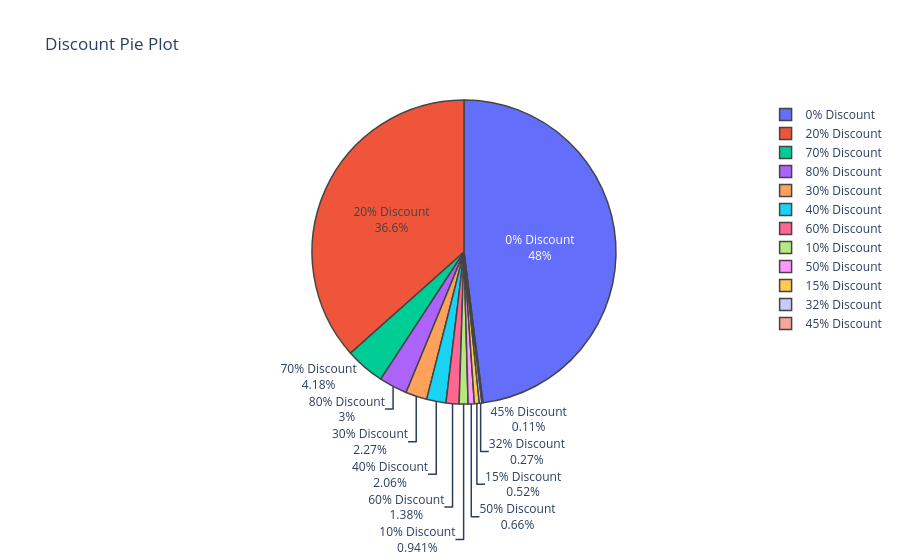

Write notebook code for a chart like this one.
### Markdown cell above
Discount Analysis

### Code cell
labels = [
    '0% Discount',
    '20% Discount',
    '70% Discount',
    '80% Discount',
    '30% Discount',
    '40% Discount',
    '60% Discount',
    '10% Discount',
    '50% Discount',
    '15% Discount',
    '32% Discount',
    '45% Discount'
]

trace_pie = go.Pie(
    labels=labels,
    values=df_notime['Discount'].value_counts(),
    textinfo='label+percent',
    hoverinfo='label+percent',
    marker=dict(
        line=dict(width=1.5)
    )
)

layout = go.Layout(
    title='Discount Pie Plot'
)

fig = go.Figure(data=[trace_pie], layout=layout)

fig.show()

### Figure 1 — Plotly figure (JSON) as saved in the notebook; plotly's stock layout.template omitted (floating-point values rounded to 4 significant figures)
{"data": [{"hoverinfo": "label+percent", "labels": ["0% Discount", "20% Discount", "70% Discount", "80% Discount", "30% Discount", "40% Discount", "60% Discount", "10% Discount", "50% Discount", "15% Discount", "32% Discount", "45% Discount"], "marker": {"line": {"width": 1.5}}, "textinfo": "label+percent", "type": "pie", "values": [4798, 3657, 418, 300, 227, 206, 138, 94, 66, 52, 27, 11]}], "layout": {"title": {"text": "Discount Pie Plot"}}}
